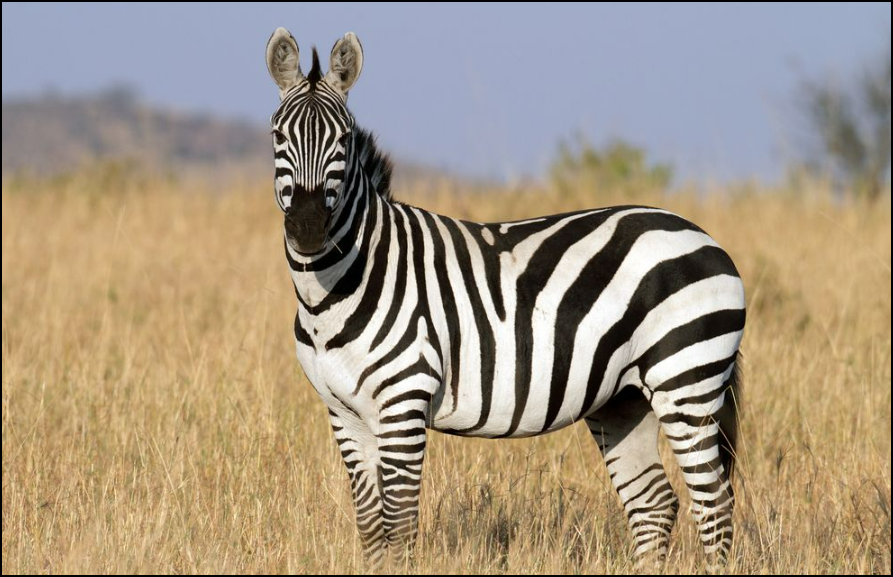
#> input picture Computer Vision Basic Techniques/Images/Sample.png, 893 x 577 px, found by its file name
$ python Morph_Op_Gradient.py
#> lines starting #> are read from the running program, lines starting #| are printed output that depends on the picture; after the words box and inside, x2 and y2 are one past the last pixel; in counts of white or black regions, pixels touching at a corner belong together
import cv2
import numpy as np
import matplotlib.pyplot as plt
from PIL import Image
from IPython.display import Image


image_read = cv2.imread("Computer Vision Basic Techniques/Images/Sample.png", cv2.IMREAD_COLOR)
#> image_read is the input picture: shape (577, 893, 3); mean B, G, R 130.3, 149.6, 163.7

gray_image = cv2.cvtColor(image_read, cv2.COLOR_BGR2GRAY)
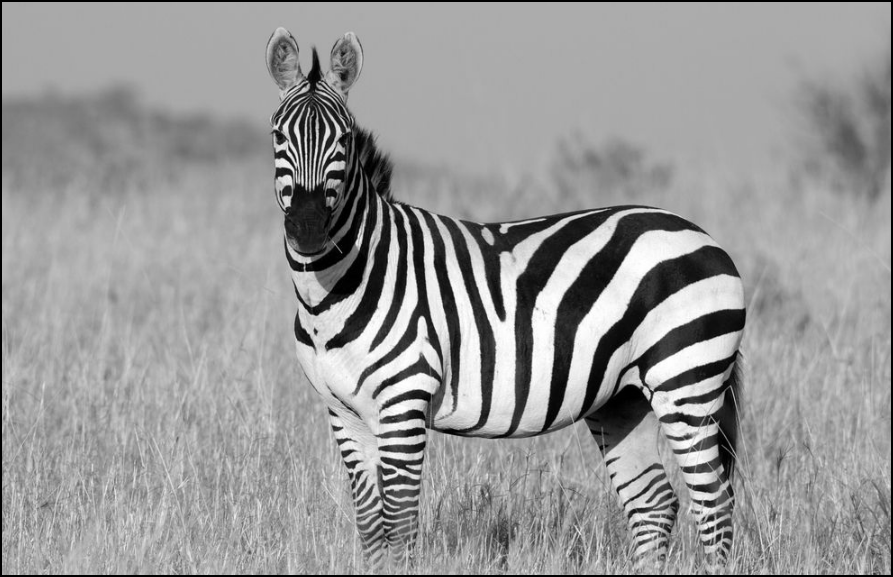
#> gray_image: shape (577, 893); min 0, max 255, mean 151.6

_,binary_image = cv2.threshold(gray_image,127,255,cv2.THRESH_BINARY)
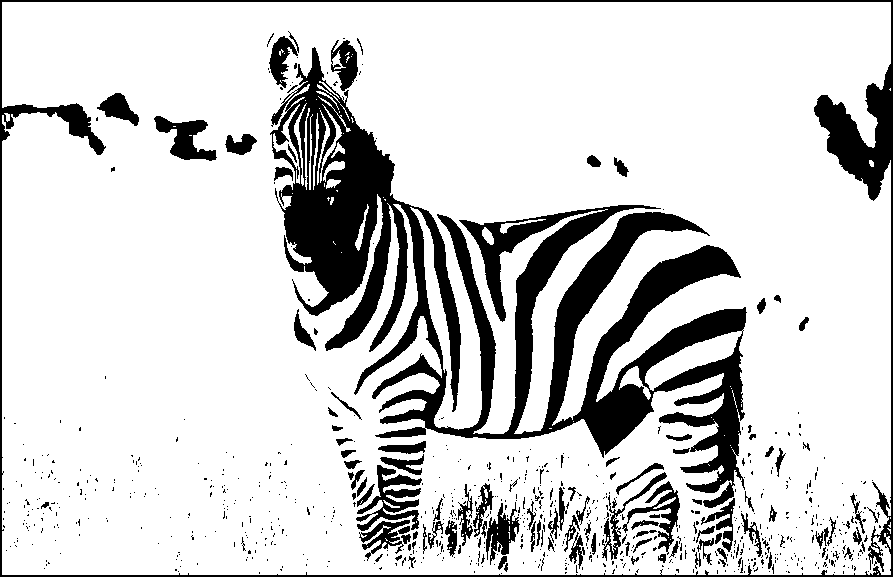
#> binary_image: shape (577, 893); 82.1% white; 787 black regions (674 under 20 px), largest, box (x1, y1, x2, y2) and area: (270, 47, 747, 508) 59485, (0, 0, 893, 577) 12801, (356, 465, 422, 531) 1679

kernels = np.ones((5,5),dtype=np.uint8)

morph_image=cv2.morphologyEx(binary_image, cv2.MORPH_GRADIENT, kernels)
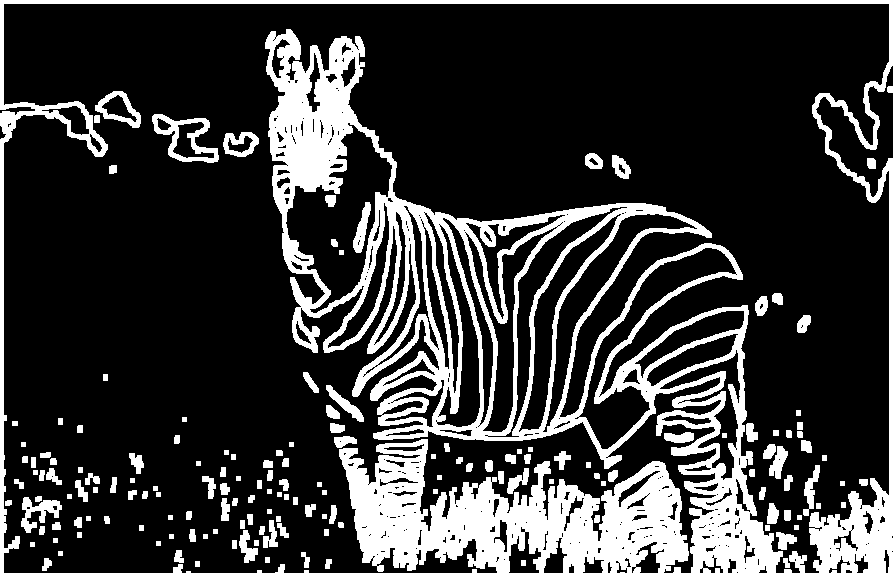
#> morph_image: shape (577, 893); 22% white; 161 white regions, largest, box (x1, y1, x2, y2) and area: (0, 0, 893, 577) 98820, (152, 114, 219, 163) 1164, (21, 497, 62, 533) 648

plt.imshow(morph_image)
#> (this line was passed over: IPython is not available in this run)

cv2.imshow("IMAGE",morph_image)
cv2.waitKey(0)
cv2.destroyAllWindows()
